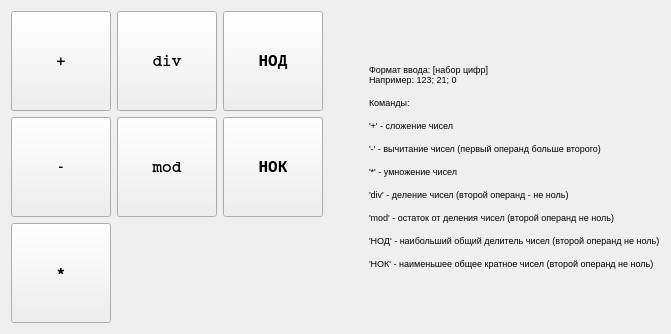
      <widget class="QWidget" name="tabNatural">
       <attribute name="title">
        <string>Натуральные</string>
       </attribute>
       <layout class="QVBoxLayout" name="verticalLayout_2">
        <item>
         <layout class="QHBoxLayout" name="horizontalLayout">
          <item>
           <layout class="QGridLayout" name="buttonsLayout">
            <item row="1" column="2">
             <widget class="QPushButton" name="naturalLcmButton">
              <property name="sizePolicy">
               <sizepolicy hsizetype="Maximum" vsizetype="Fixed">
                <horstretch>0</horstretch>
                <verstretch>0</verstretch>
               </sizepolicy>
              </property>
              <property name="minimumSize">
               <size>
                <width>100</width>
                <height>100</height>
               </size>
              </property>
              <property name="font">
               <font>
                <family>Courier</family>
                <pointsize>12</pointsize>
                <weight>75</weight>
                <bold>true</bold>
                <stylestrategy>PreferDefault</stylestrategy>
                <kerning>false</kerning>
               </font>
              </property>
              <property name="text">
               <string>НОК</string>
              </property>
             </widget>
            </item>
            <item row="2" column="0">
             <widget class="QPushButton" name="naturalMultButton">
              <property name="sizePolicy">
               <sizepolicy hsizetype="Maximum" vsizetype="Fixed">
                <horstretch>0</horstretch>
                <verstretch>0</verstretch>
               </sizepolicy>
              </property>
              <property name="minimumSize">
               <size>
                <width>100</width>
                <height>100</height>
               </size>
              </property>
              <property name="font">
               <font>
                <family>Courier</family>
                <pointsize>12</pointsize>
                <weight>75</weight>
                <bold>true</bold>
                <stylestrategy>PreferDefault</stylestrategy>
                <kerning>false</kerning>
               </font>
              </property>
              <property name="text">
               <string>*</string>
              </property>
             </widget>
            </item>
            <item row="0" column="2">
             <widget class="QPushButton" name="naturalGcdButton">
              <property name="sizePolicy">
               <sizepolicy hsizetype="Maximum" vsizetype="Fixed">
                <horstretch>0</horstretch>
                <verstretch>0</verstretch>
               </sizepolicy>
              </property>
              <property name="minimumSize">
               <size>
                <width>100</width>
                <height>100</height>
               </size>
              </property>
              <property name="font">
               <font>
                <family>Courier</family>
                <pointsize>12</pointsize>
                <weight>75</weight>
                <bold>true</bold>
                <stylestrategy>PreferDefault</stylestrategy>
                <kerning>false</kerning>
               </font>
              </property>
              <property name="text">
               <string>НОД</string>
              </property>
             </widget>
            </item>
            <item row="0" column="1">
             <widget class="QPushButton" name="naturalDivButton">
              <property name="sizePolicy">
               <sizepolicy hsizetype="Maximum" vsizetype="Fixed">
                <horstretch>0</horstretch>
                <verstretch>0</verstretch>
               </sizepolicy>
              </property>
              <property name="minimumSize">
               <size>
                <width>100</width>
                <height>100</height>
               </size>
              </property>
              <property name="font">
               <font>
                <family>Courier</family>
                <pointsize>12</pointsize>
                <weight>75</weight>
                <bold>true</bold>
                <stylestrategy>PreferDefault</stylestrategy>
                <kerning>false</kerning>
               </font>
              </property>
              <property name="text">
               <string>div</string>
              </property>
             </widget>
            </item>
            <item row="1" column="1">
             <widget class="QPushButton" name="naturalModButton">
              <property name="sizePolicy">
               <sizepolicy hsizetype="Maximum" vsizetype="Fixed">
                <horstretch>0</horstretch>
                <verstretch>0</verstretch>
               </sizepolicy>
              </property>
              <property name="minimumSize">
               <size>
                <width>100</width>
                <height>100</height>
               </size>
              </property>
              <property name="font">
               <font>
                <family>Courier</family>
                <pointsize>12</pointsize>
                <weight>75</weight>
                <bold>true</bold>
                <stylestrategy>PreferDefault</stylestrategy>
                <kerning>false</kerning>
               </font>
              </property>
              <property name="text">
               <string>mod</string>
              </property>
              <property name="autoRepeat">
               <bool>false</bool>
              </property>
             </widget>
            </item>
            <item row="0" column="0">
             <widget class="QPushButton" name="naturalPlusButton">
              <property name="sizePolicy">
               <sizepolicy hsizetype="Maximum" vsizetype="Fixed">
                <horstretch>0</horstretch>
                <verstretch>0</verstretch>
               </sizepolicy>
              </property>
              <property name="minimumSize">
               <size>
                <width>100</width>
                <height>100</height>
               </size>
              </property>
              <property name="font">
               <font>
                <family>Courier</family>
                <pointsize>12</pointsize>
                <weight>75</weight>
                <bold>true</bold>
                <stylestrategy>PreferDefault</stylestrategy>
                <kerning>false</kerning>
               </font>
              </property>
              <property name="text">
               <string>+</string>
              </property>
             </widget>
            </item>
            <item row="1" column="0">
             <widget class="QPushButton" name="naturalSubButton">
              <property name="sizePolicy">
               <sizepolicy hsizetype="Maximum" vsizetype="Fixed">
                <horstretch>0</horstretch>
                <verstretch>0</verstretch>
               </sizepolicy>
              </property>
              <property name="minimumSize">
               <size>
                <width>100</width>
                <height>100</height>
               </size>
              </property>
              <property name="font">
               <font>
                <family>Courier</family>
                <pointsize>12</pointsize>
                <weight>75</weight>
                <bold>true</bold>
                <stylestrategy>PreferDefault</stylestrategy>
                <kerning>false</kerning>
               </font>
              </property>
              <property name="text">
               <string>-</string>
              </property>
             </widget>
            </item>
           </layout>
          </item>
          <item>
           <spacer name="horizontalSpacer_6">
            <property name="orientation">
             <enum>Qt::Horizontal</enum>
            </property>
            <property name="sizeHint" stdset="0">
             <size>
              <width>40</width>
              <height>20</height>
             </size>
            </property>
           </spacer>
          </item>
          <item>
           <widget class="QLabel" name="infoLabel">
            <property name="sizePolicy">
             <sizepolicy hsizetype="Preferred" vsizetype="Minimum">
              <horstretch>0</horstretch>
              <verstretch>0</verstretch>
             </sizepolicy>
            </property>
            <property name="text">
             <string>&lt;html&gt;&lt;head/&gt;&lt;body&gt;&lt;p&gt;&lt;span style=&quot; font-size:7pt;&quot;&gt;Формат ввода: [набор цифр]&lt;br/&gt;Например: 123; 21; 0 &lt;/span&gt;&lt;/p&gt;&lt;p&gt;&lt;span style=&quot; font-size:7pt;&quot;&gt;Команды:&lt;/span&gt;&lt;/p&gt;&lt;p&gt;&lt;span style=&quot; font-size:7pt;&quot;&gt;'+' - сложение чисел &lt;/span&gt;&lt;/p&gt;&lt;p&gt;&lt;span style=&quot; font-size:7pt;&quot;&gt;'-' - вычитание чисел (первый операнд больше второго) &lt;/span&gt;&lt;/p&gt;&lt;p&gt;&lt;span style=&quot; font-size:7pt;&quot;&gt;'*' - умножение чисел &lt;/span&gt;&lt;/p&gt;&lt;p&gt;&lt;span style=&quot; font-size:7pt;&quot;&gt;'div' - деление чисел (второй операнд - не ноль) &lt;/span&gt;&lt;/p&gt;&lt;p&gt;&lt;span style=&quot; font-size:7pt;&quot;&gt;'mod' - остаток от деления чисел (второй операнд не ноль)&lt;/span&gt;&lt;/p&gt;&lt;p&gt;&lt;span style=&quot; font-size:7pt;&quot;&gt;'НОД' - наибольший общий делитель чисел (второй операнд не ноль)&lt;/span&gt;&lt;/p&gt;&lt;p&gt;&lt;span style=&quot; font-size:7pt;&quot;&gt;'НОК' - наименьшее общее кратное чисел (второй операнд не ноль)&lt;/span&gt;&lt;/p&gt;&lt;/body&gt;&lt;/html&gt;</string>
            </property>
            <property name="textFormat">
             <enum>Qt::AutoText</enum>
            </property>
            <property name="wordWrap">
             <bool>true</bool>
            </property>
           </widget>
          </item>
         </layout>
        </item>
       </layout>
      </widget>
